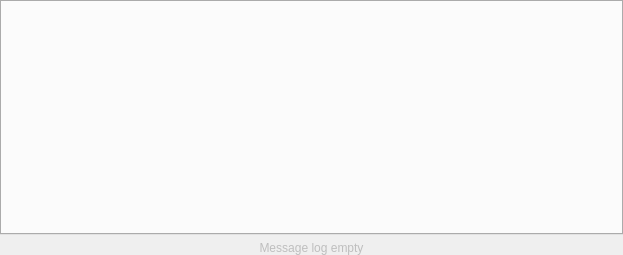
<?xml version="1.0" encoding="UTF-8"?>
<ui version="4.0">
 <class>QgsMessageLogViewer</class>
 <widget class="QDialog" name="QgsMessageLogViewer">
  <property name="geometry">
   <rect>
    <x>0</x>
    <y>0</y>
    <width>623</width>
    <height>255</height>
   </rect>
  </property>
  <property name="windowTitle">
   <string>QUICKGIS Log</string>
  </property>
  <property name="modal">
   <bool>true</bool>
  </property>
  <layout class="QVBoxLayout" name="verticalLayout">
   <property name="leftMargin">
    <number>0</number>
   </property>
   <property name="topMargin">
    <number>0</number>
   </property>
   <property name="rightMargin">
    <number>0</number>
   </property>
   <property name="bottomMargin">
    <number>0</number>
   </property>
   <item>
    <widget class="QTabWidget" name="tabWidget">
     <property name="currentIndex">
      <number>-1</number>
     </property>
     <property name="tabsClosable">
      <bool>true</bool>
     </property>
    </widget>
   </item>
   <item>
    <widget class="QLabel" name="emptyLabel">
     <property name="enabled">
      <bool>false</bool>
     </property>
     <property name="text">
      <string>Message log empty</string>
     </property>
     <property name="alignment">
      <set>Qt::AlignCenter</set>
     </property>
    </widget>
   </item>
  </layout>
 </widget>
 <layoutdefault spacing="6" margin="11"/>
 <resources/>
 <connections/>
</ui>
